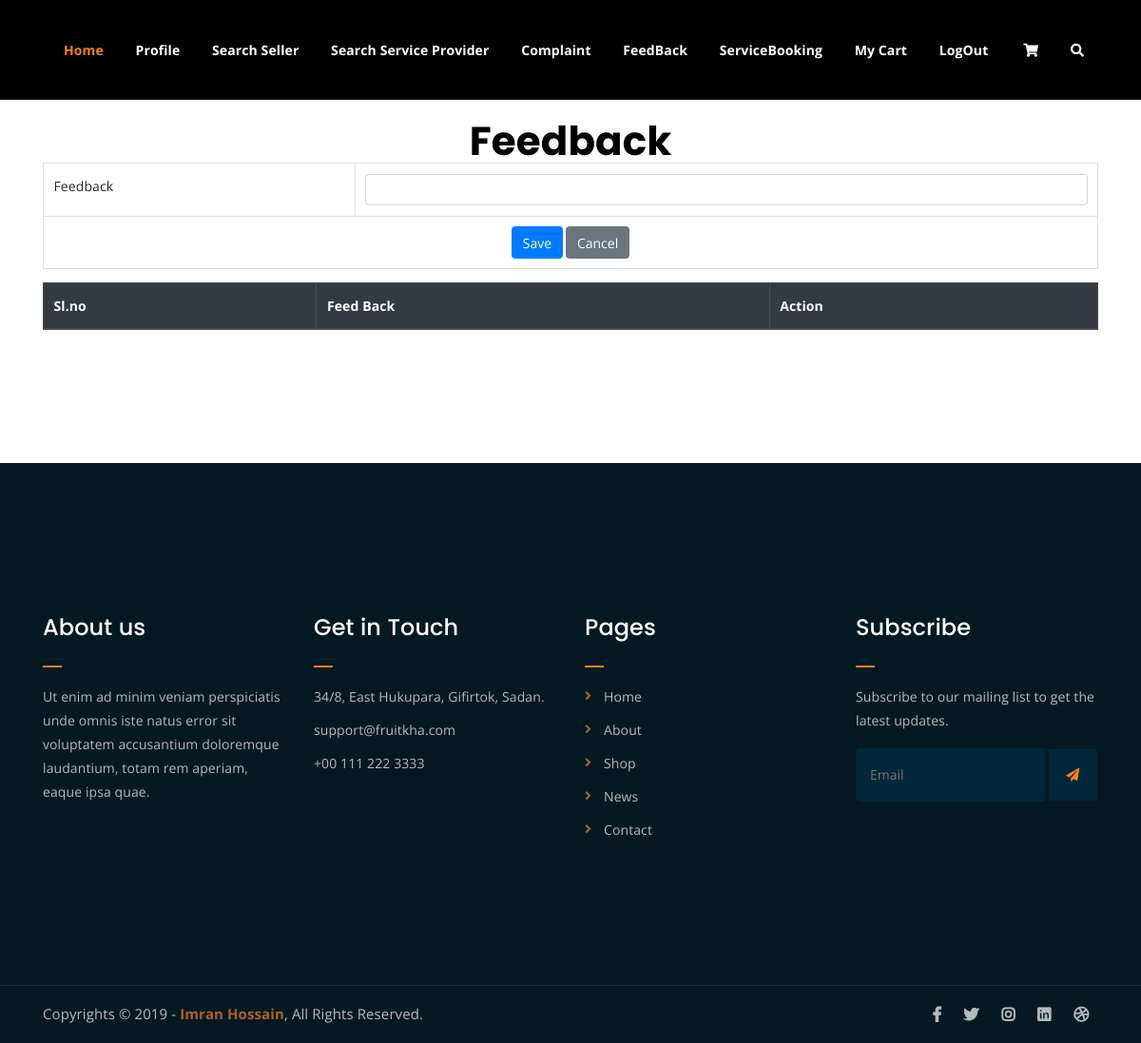
The app's page /User/userfeedback/, older data.
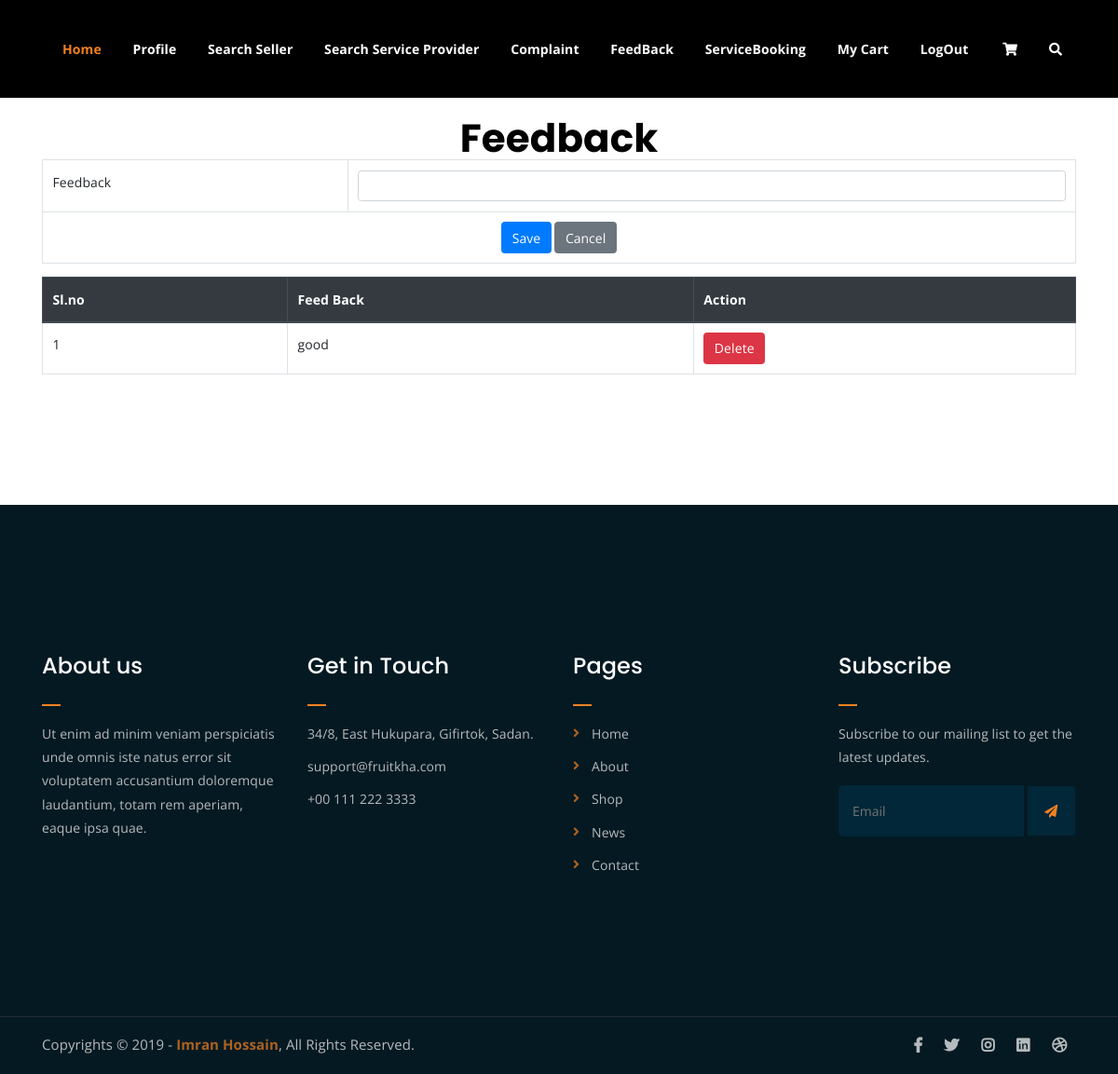
The same page, newer data.
### User/models.py (models this page shows)
class tbl_userfeedback(models.Model):
    feedback=models.CharField(max_length=50)
    feedbackdate=models.DateField(auto_now_add=True)

### User/views.py (the view)
# urls.py: path('userfeedback/',views.userfeedback,name="UserFeedBack"),
def userfeedback(request):
    feeddata=tbl_userfeedback.objects.all()
    if request.method=="POST":
        tbl_userfeedback.objects.create(
            feedback = request.POST.get("txt_feedback"),
        )
        return render(request,"User/UserFeedBack.html",{'feeddata':feeddata})
    else:
        return render(request,"User/UserFeedBack.html",{'feeddata':feeddata})

### User/Templates/User/UserFeedBack.html (shortened to what this page needs)
{% extends 'User/header.html'%}
{% load static %}
{% block content %}
<!DOCTYPE html>
<html lang="en">
<head>
</head>
<body>
    <center><h2 style="color: black">Feedback</h2></center>
    <div class="container">
        <form action="" method="post">
            <table class="table table-bordered" align="center">
                <tr>
                    <td>Feedback</td>
                    <td><input type="text" class="form-control" name="txt_feedback" value="{{edis.feedback}}"></td>
                </tr>
                <tr>
                    <td colspan="2" align="center">
                        <button type="submit" class="btn btn-primary" name="btn_save">Save</button>
                        <button type="reset" class="btn btn-secondary" name="btn_cancel">Cancel</button>
                    </td>
                </tr>
            </table>
        </form>
        <table class="table table-bordered">
            <thead class="thead-dark">
                <tr>
                    <th>Sl.no</th>
                    <th>Feed Back</th>
                    <th>Action</th>
                </tr>
            </thead>
            <tbody>
                {% for i in feeddata %}
                <tr>
                    <td>{{ forloop.counter }}</td>
                    <td>{{ i.feedback }}</td>
                    <td>
                        <a href="{% url 'User:del_feedback' i.id %}" class="btn btn-danger">Delete</a>
                    </td>
                </tr>
                {% endfor %}
            </tbody>
        </table>
    </div>
</html>
{% endblock content %}

Row changes from the older to the newer data that the page shows:
added tbl_userfeedback: feedback "good"
